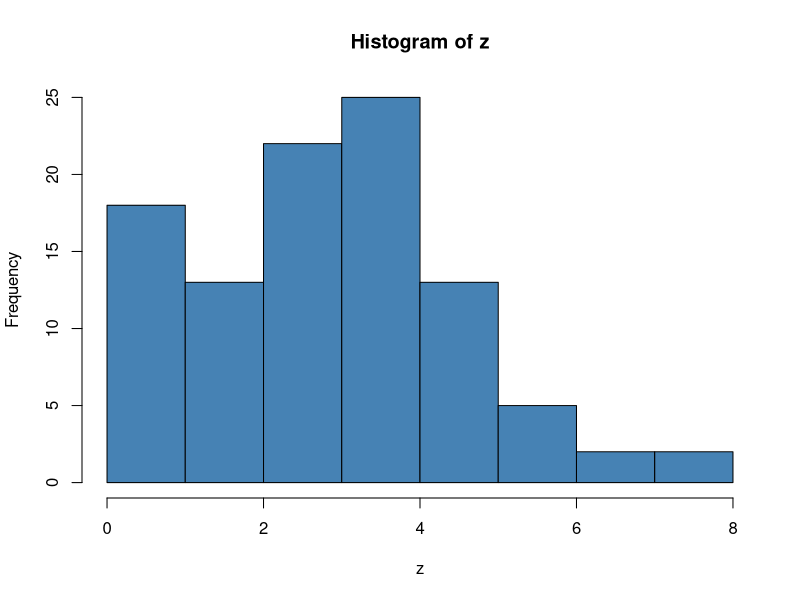

Generate this figure with R:
## ---- chunk 1
pants <- data.frame(
   type = c("Blue jeans","Grey jeans","Black jeans","Black suit","Blue tracksuit"),
   label = c("X1", "X2", "X3", "X4", "X5"),
   probability = c(0.5,0.3,0.1,0,0.1))

pants
## ---- chunk 2
#Try plotting a bar graph of all the probabilities above
## ---- chunk 3
dbinom( x = 4, size = 20, prob = 1/6 )
## ---- chunk 4
#Try finding the probability for N = 20 and N=100 trials for a fair coin flip.
## ---- chunk 5
#Find the probability of rolling 0 skulls or 1 skull or 2 skulls or 3 skulls or 4 skulls
pbinom( q= 4, size = 20, prob = 1/6)

#Practice - Find probability of getting 0-5 heads in 50 trials of coin flip
## ---- chunk 6
qbinom( p = 0.75, size = 20, prob = 1/6 )

#Practice - Find the 40th percentile
## ---- chunk 7
z <- rbinom( n = 100, size = 20, prob = 1/6 )
z
#Let's also plot this and see how it looks
hist(z, col = 'steelblue')
